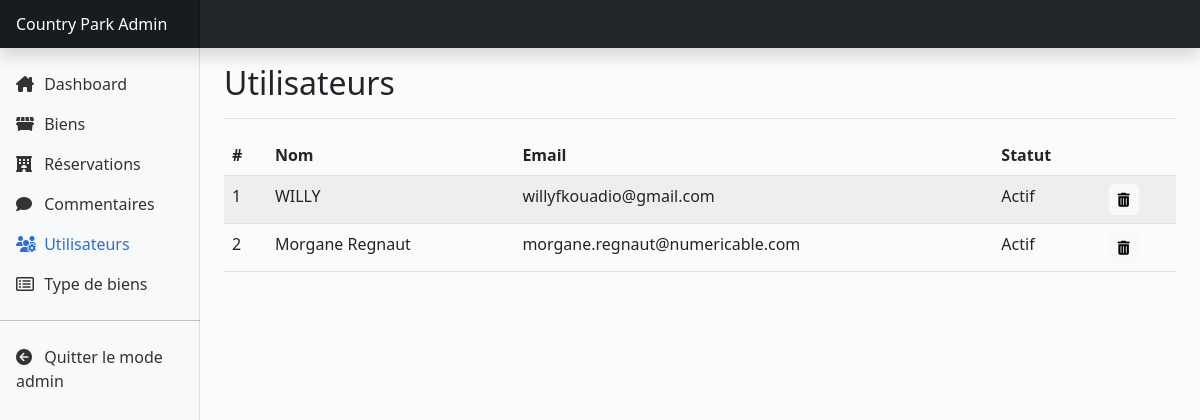
/admin/utilisateurs.php, run on the app's committed database.
### tables this page shows
CREATE TABLE `utilisateurs` (
  `id` int(11) NOT NULL,
  `nom` varchar(80) NOT NULL,
  `email` varchar(100) NOT NULL,
  `motdepasse` varchar(160) NOT NULL,
  `datecreation` datetime NOT NULL DEFAULT current_timestamp(),
  `datemiseajour` datetime NOT NULL DEFAULT current_timestamp(),
  `cle` varchar(64) DEFAULT NULL,
  `statut` tinyint(1) DEFAULT NULL
);

### includes/db/utilisateurs.sql.php (called while the page is built, shortened)
<?php
function liste_utilisateur() {
    $pdo = get_connexion_pdo();
    $queryPrepare = $pdo->prepare("SELECT * FROM utilisateurs");
    $queryPrepare->execute();
    return $queryPrepare->fetchAll();
}
?>

### admin/utilisateurs.php (the view)
<?php
require_once '../includes/page_header.php';
require_once '../includes/sections/admin_navbar.php';
require_once '../includes/db/utilisateurs.sql.php';
$utilisateurs = liste_utilisateur();
?>
<div class="container-fluid">
  <div class="row">
    <?php include_once('../includes/sections/admin_sidebar.php')
    ?>
    <main class="col-md-9 ms-sm-auto col-lg-10 px-md-4">
      <div class="d-flex justify-content-between flex-wrap flex-md-nowrap align-items-center pt-3 pb-2 mb-3 border-bottom">
        <h1 class="h2">Utilisateurs</h1>
      </div>
      <table class="table table-striped">
        <thead>
          <th>#</th>
          <th>Nom</th>
          <th>Email</th>
          <th>Statut</th>
          <th></th>
        </thead>
        <tbody>
          <?php
          $compte= 1;
          foreach ($utilisateurs as $utilisateur) {
          ?>
            <tr>
              <td><?=$compte?></td>
              <td><?= $utilisateur['nom'] ?></td>
              <td><?= $utilisateur['email'] ?></td>
              <td><?= $utilisateur['statut'] == 1 ? "Actif" : "Inactif" ?></td>
              <td>
              <div class="btn-group" role="group">
                <a href="?supp=<?= $utilisateur['id'] ?>" class="btn btn-sm btn-light"><i class="fa-solid fa-trash-can"></i></a>
              </div>
              </td>
            </tr>
          <?php
          $compte++;
          }
          ?>
        </tbody>
      </table>
    </main>
  </div>
</div>
<?php require_once '../includes/page_footer.php' ?>

### assets/styles/main.css (style rules this page uses)
body { background: #fbfbfb; }

### data on the page
utilisateurs: nom "WILLY", email "willyfkouadio@gmail.com", statut "Actif"
utilisateurs: nom "Morgane Regnaut", email "morgane.regnaut@numericable.com", statut "Actif"
